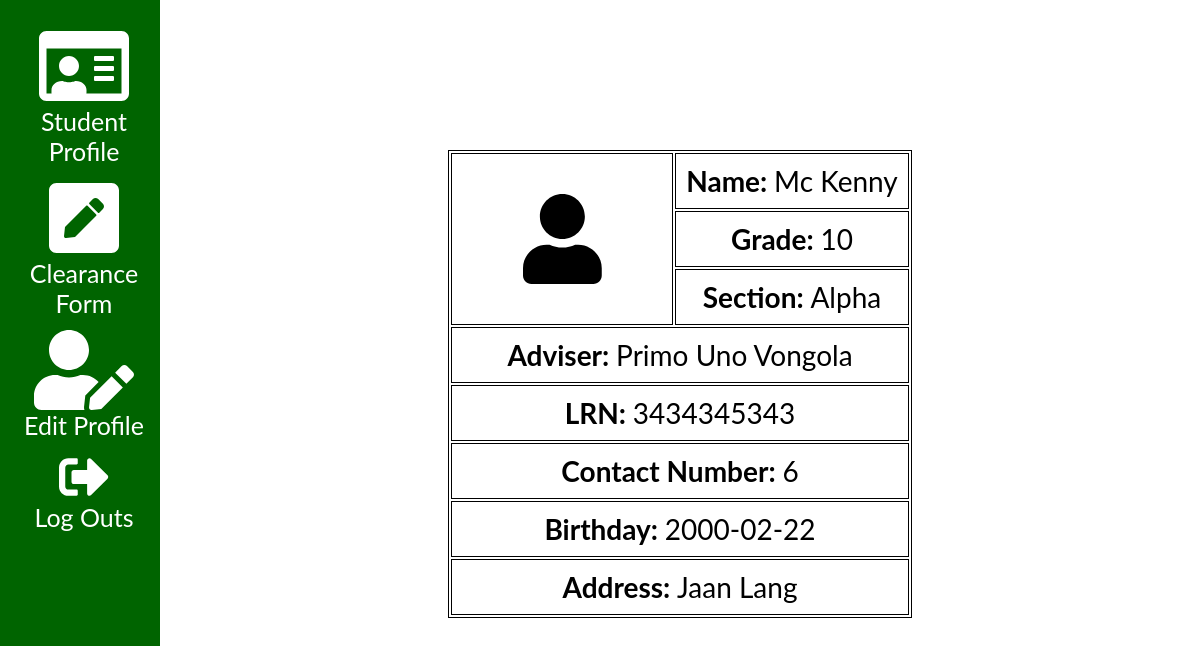
/studentdashboard.php (signed in), run on the app's committed database.
### tables this page shows
CREATE TABLE `student` (
  `student_id` int(11) NOT NULL,
  `first_name` varchar(50) NOT NULL,
  `middle_name` varchar(50) DEFAULT NULL,
  `last_name` varchar(50) NOT NULL,
  `grade` int(2) NOT NULL,
  `section_id` int(11) NOT NULL,
  `lrn` bigint(15) NOT NULL,
  `gender` enum('Male','Female') NOT NULL,
  `contact_number` bigint(15) NOT NULL,
  `birthday` date NOT NULL,
  `address` varchar(50) NOT NULL,
  `username` varchar(50) NOT NULL,
  `password` varchar(50) NOT NULL,
  `status` enum('Pending','Verified') NOT NULL
);

CREATE TABLE `section` (
  `section_id` int(11) NOT NULL,
  `section_name` varchar(50) NOT NULL
);

### studentdashboard.php (the view, shortened to what this page needs)
<?php
$conn = connect();
$current_id = $_SESSION['student_id'];
$profilesql = "SELECT * FROM student a
JOIN section b ON a.section_id = b.section_id
WHERE a.student_id = $current_id";
    $profilequery = mysqli_query($conn, $profilesql);
    $row = mysqli_fetch_assoc($profilequery);
$profilesql1 = "SELECT a.first_name, a.middle_name, a.last_name FROM teacher a
JOIN lesson_plan b ON a.teacher_id = b.teacher_id
JOIN student c ON b.advisory_section_id = c.section_id
JOIN section d ON c.section_id = d.section_id
WHERE c.student_id = $current_id
GROUP BY a.teacher_id";
    $profilequery1 = mysqli_query($conn, $profilesql1);
$row1 = mysqli_fetch_assoc($profilequery1);
?>
<!DOCTYPE html>
<html>
<head>
<link rel="stylesheet" href="resources/css/main.css">
</head>
<body>
<?php include "resources/plugins/studentsidenav.php" ?>
    <div class="main">
        <table class="table-profile">
            <tr>
                <td rowspan = "3" style="width: 200px;"><center><i class="fa fa-user" aria-hidden="true" style="font-size:90px"></i></center></td>
                <td><b>Name: </b><?php echo $row['first_name'] . ' ' . $row['middle_name'] . ' ' . $row['last_name']?></td>
            </tr>
            <tr>
                <td><b>Grade: </b><?php echo $row['grade']?></td>
            </tr>
            <tr>
                <td><b>Section: </b><?php echo $row['section_name']?></td>
            </tr>
            <tr>
                <td colspan="2"><b>Adviser: </b><?php echo $row1['first_name'] . ' ' . $row1['middle_name'] . ' ' . $row1['last_name']?></td>
            </tr>
            <tr>
                <td colspan="2"><b>LRN: </b><?php echo $row['lrn']?></td>
            </tr>
            <tr>
                <td colspan="2"><b>Contact Number: </b><?php echo $row['contact_number']?></td>
            </tr>
            <tr>
                <td colspan="2"><b>Birthday: </b> <?php echo $row['birthday']?></td>
            </tr>
            <tr>
                <td colspan="2"><b>Address: </b><?php echo $row['address']?></td>
            </tr>
        </table>
  </div>
</body>
</html>

### resources/css/main.css (style rules this page uses)
body { font-family: "Lato", sans-serif; }
.main { margin-left: 160px; font-size: 28px; padding: 0px 10px; }
table, th, td { border: 1px solid black; }
table { margin-top:150px; }
td { padding: 10px; text-align: center }
.table-profile, .table-list, .table-clearance { margin-left: auto; margin-right: auto; }

### data on the page
student: first_name "Mc", last_name "Kenny", grade "10", section.section_name "Alpha", lrn "3434345343", contact_number "6", birthday "2000-02-22", address "Jaan Lang"

### other printed values
$row1['first_name'] "Primo"
$row1['middle_name'] "Uno"
$row1['last_name'] "Vongola"
